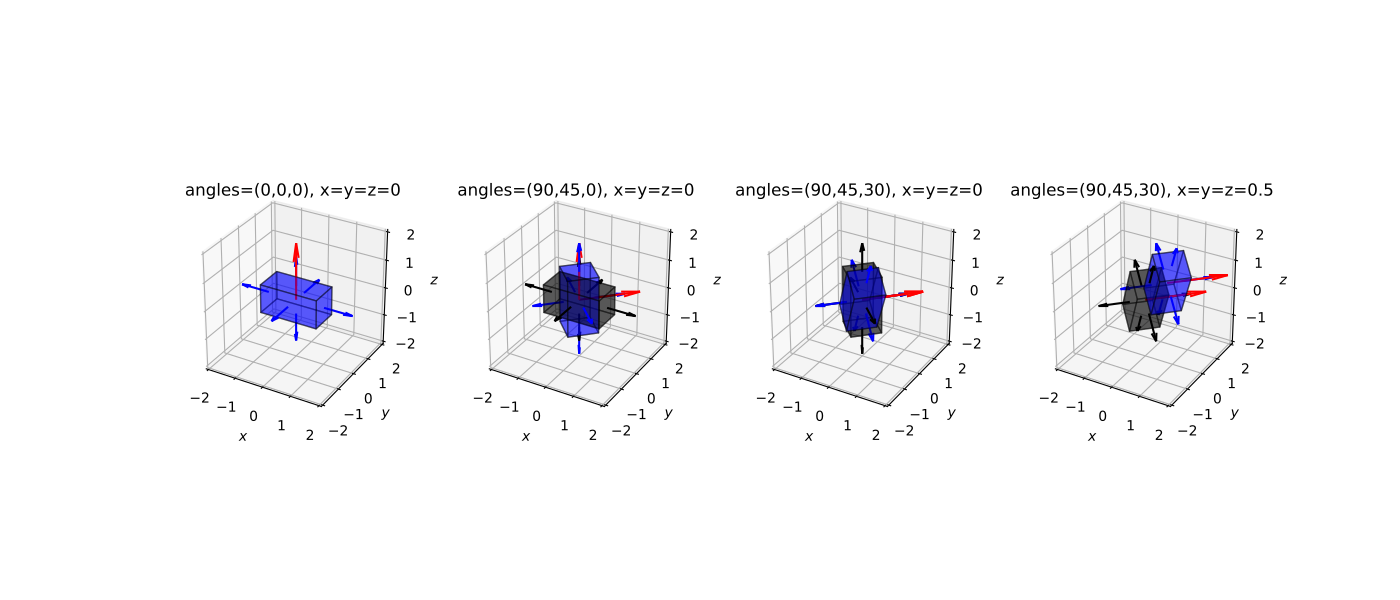

This chart was generated by the following Python code:
import matplotlib.pyplot as plt
import numpy as np

from owcsimpy.geoobjects.bases.vector_py import Vector_py as Vector
from owcsimpy.geoobjects.bases.cube_py import Cube_py as Cube
from owcsimpy.geoutils.draw import draw

def genCube(polar,az,Rod,ctrPoint):
    
    cube = Cube(
        Vector(np.array([1,np.deg2rad(polar),np.deg2rad(az)])),
        ctrPoint = ctrPoint*np.ones(3),
        dimensions = [2,1,1],
        RodriguesAngle = np.deg2rad(Rod)
    )

    return cube


# Will draw 4 different canvases
fig,axs = draw(subplots=True,figsize=(14,6),nrows=1,ncols=4,xlim=[-2,2],ylim=[-2,2],zlim=[-2,2])

# Original position
polar,az,Rod=0,0,0 # polar, azimuth, Rodrigues
ctrPoint=0
cube = genCube(polar,az,Rod,ctrPoint)

fig,axs[0] = draw(figure=fig,axes=axs[0],cubes=cube,colors='blue',facecolors='blue')
axs[0].set_title("angles=({},{},{}), x=y=z={}".format(polar,az,Rod,ctrPoint))

# Polar and azimuth
# Copy previous object as a reference (black)
fig,axs[1] = draw(figure=fig,axes=axs[1],cubes=cube,colors='black',facecolors='black')

polar,az,Rod=90,45,0 # polar, azimuth, Rodrigues
ctrPoint=0
cube = genCube(polar,az,Rod,ctrPoint)

fig,axs[1] = draw(figure=fig,axes=axs[1],cubes=cube,colors='blue',facecolors='blue')
axs[1].set_title("angles=({},{},{}), x=y=z={}".format(polar,az,Rod,ctrPoint))

# Rodrigues
# Copy previous object as a reference (black)
fig,axs[2] = draw(figure=fig,axes=axs[2],cubes=cube,colors='black',facecolors='black')

polar,az,Rod=90,45,30 # polar, azimuth, Rodrigues
ctrPoint=0
cube = genCube(polar,az,Rod,ctrPoint)

fig,axs[2] = draw(figure=fig,axes=axs[2],cubes=cube,colors='blue',facecolors='blue')
axs[2].set_title("angles=({},{},{}), x=y=z={}".format(polar,az,Rod,ctrPoint))

# Translation
# Copy previous object as a reference (black)
fig,axs[3] = draw(figure=fig,axes=axs[3],cubes=cube,colors='black',facecolors='black')

polar,az,Rod=90,45,30 # polar, azimuth, Rodrigues
ctrPoint=0.5
cube = genCube(polar,az,Rod,ctrPoint)

fig,axs[3] = draw(figure=fig,axes=axs[3],cubes=cube,colors='blue',facecolors='blue')
axs[3].set_title("angles=({},{},{}), x=y=z={}".format(polar,az,Rod,ctrPoint))


plt.show()
